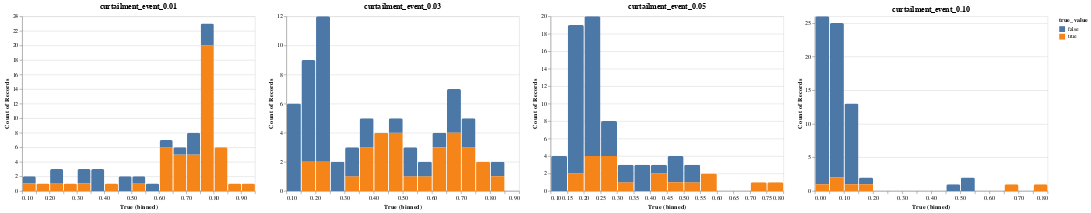

Write notebook code for a chart like this one.
### Code cell
charts = []
for col, p in predictions.items():
    c = alt.Chart(
        p, title=f"{col}",
    ).mark_bar(
        cornerRadiusTopLeft=3,
        cornerRadiusTopRight=3
    ).encode(
        alt.X("True", bin=alt.Bin(step=.05)),
        alt.Y("count(True)"),
        alt.Color("true_value"),
    )
    charts.append(c)
alt.hconcat(*charts)

### Figure 1 — Vega-Lite specification as saved in the notebook (floating-point values rounded to 4 significant figures)
{"config": {"view": {"continuousWidth": 400, "continuousHeight": 300}}, "hconcat": [{"data": {"name": "data-560753ff61b89f9ec6bd4584f1230ec0"}, "mark": {"type": "bar", "cornerRadiusTopLeft": 3, "cornerRadiusTopRight": 3}, "encoding": {"color": {"type": "nominal", "field": "true_value"}, "x": {"type": "quantitative", "bin": {"step": 0.05}, "field": "True"}, "y": {"type": "quantitative", "aggregate": "count", "field": "True"}}, "title": "curtailment_event_0.01"}, {"data": {"name": "data-339a9a166ef6ce2cc9324a6ce536fa62"}, "mark": {"type": "bar", "cornerRadiusTopLeft": 3, "cornerRadiusTopRight": 3}, "encoding": {"color": {"type": "nominal", "field": "true_value"}, "x": {"type": "quantitative", "bin": {"step": 0.05}, "field": "True"}, "y": {"type": "quantitative", "aggregate": "count", "field": "True"}}, "title": "curtailment_event_0.03"}, {"data": {"name": "data-f5992622b4defa8ee8bf04c82643b136"}, "mark": {"type": "bar", "cornerRadiusTopLeft": 3, "cornerRadiusTopRight": 3}, "encoding": {"color": {"type": "nominal", "field": "true_value"}, "x": {"type": "quantitative", "bin": {"step": 0.05}, "field": "True"}, "y": {"type": "quantitative", "aggregate": "count", "field": "True"}}, "title": "curtailment_event_0.05"}, {"data": {"name": "data-e05e65b13d029e1a70acafcdb59d90dc"}, "mark": {"type": "bar", "cornerRadiusTopLeft": 3, "cornerRadiusTopRight": 3}, "encoding": {"color": {"type": "nominal", "field": "true_value"}, "x": {"type": "quantitative", "bin": {"step": 0.05}, "field": "True"}, "y": {"type": "quantitative", "aggregate": "count", "field": "True"}}, "title": "curtailment_event_0.10"}], "$schema": "https://vega.github.io/schema/vega-lite/v4.8.1.json", "datasets": {"data-560753ff61b89f9ec6bd4584f1230ec0": [{"False": 0.1991, "True": 0.8009, "true_value": true}, {"False": 0.8904, "True": 0.1096, "true_value": false}, {"False": 0.353, "True": 0.647, "true_value": true}, {"False": 0.2284, "True": 0.7716, "true_value": false}, {"False": 0.2186, "True": 0.7814, "true_value": true}, {"False": 0.2515, "True": 0.7485, "true_value": true}, {"False": 0.7353, "True": 0.2647, "true_value": true}, {"False": 0.2525, "True": 0.7475, "true_value": false}, {"False": 0.218, "True": 0.782, "true_value": true}, {"False": 0.2464, "True": 0.7536, "true_value": true}, {"False": 0.2676, "True": 0.7324, "true_value": false}, {"False": 0.6034, "True": 0.3966, "true_value": false}, {"False": 0.1886, "True": 0.8114, "true_value": true}, {"False": 0.3774, "True": 0.6226, "true_value": true}, {"False": 0.6998, "True": 0.3002, "true_value": false}, {"False": 0.7764, "True": 0.2236, "true_value": true}, {"False": 0.2317, "True": 0.7683, "true_value": true}, {"False": 0.1559, "True": 0.8441, "true_value": true}, {"False": 0.4072, "True": 0.5928, "true_value": false}, {"False": 0.6596, "True": 0.3404, "true_value": false}, {"False": 0.6156, "True": 0.3844, "true_value": false}, {"False": 0.3506, "True": 0.6494, "true_value": true}, {"False": 0.1674, "True": 0.8326, "true_value": true}, {"False": 0.1882, "True": 0.8118, "true_value": true}, {"False": 0.5136, "True": 0.4864, "true_value": false}, {"False": 0.5249, "True": 0.4751, "true_value": false}, {"False": 0.7903, "True": 0.2097, "true_value": false}, {"False": 0.3612, "True": 0.6388, "true_value": true}, {"False": 0.2122, "True": 0.7878, "true_value": true}, {"False": 0.1793, "True": 0.8207, "true_value": true}, {"False": 0.2217, "True": 0.7783, "true_value": true}, {"False": 0.8855, "True": 0.1145, "true_value": true}, {"False": 0.2122, "True": 0.7878, "true_value": true}, {"False": 0.2556, "True": 0.7444, "true_value": false}, {"False": 0.2404, "True": 0.7596, "true_value": true}, {"False": 0.3765, "True": 0.6235, "true_value": false}, {"False": 0.2051, "True": 0.7949, "true_value": true}, {"False": 0.2289, "True": 0.7711, "true_value": true}, {"False": 0.2459, "True": 0.7541, "true_value": true}, {"False": 0.5782, "True": 0.4218, "true_value": true}, {"False": 0.3429, "True": 0.6571, "true_value": true}, {"False": 0.2386, "True": 0.7614, "true_value": false}, {"False": 0.08526, "True": 0.9147, "true_value": true}, {"False": 0.2632, "True": 0.7368, "true_value": true}, {"False": 0.3867, "True": 0.6133, "true_value": true}, {"False": 0.2345, "True": 0.7655, "true_value": true}, {"False": 0.2412, "True": 0.7588, "true_value": true}, {"False": 0.3141, "True": 0.6859, "true_value": true}, {"False": 0.2178, "True": 0.7822, "true_value": true}, {"False": 0.3161, "True": 0.6839, "true_value": false}, {"False": 0.2666, "True": 0.7334, "true_value": true}, {"False": 0.2841, "True": 0.7159, "true_value": true}, {"False": 0.2196, "True": 0.7804, "true_value": true}, {"False": 0.8242, "True": 0.1758, "true_value": true}, {"False": 0.3472, "True": 0.6528, "true_value": true}, {"False": 0.3065, "True": 0.6935, "true_value": true}, {"False": 0.4896, "True": 0.5104, "true_value": true}, {"False": 0.2082, "True": 0.7918, "true_value": true}, {"False": 0.2447, "True": 0.7553, "true_value": true}, {"False": 0.251, "True": 0.749, "true_value": true}, {"False": 0.3855, "True": 0.6145, "true_value": true}, {"False": 0.2394, "True": 0.7606, "true_value": true}, {"False": 0.1325, "True": 0.8675, "true_value": true}, {"False": 0.2188, "True": 0.7812, "true_value": true}, {"False": 0.2413, "True": 0.7587, "true_value": true}, {"False": 0.4859, "True": 0.5141, "true_value": false}, {"False": 0.778, "True": 0.222, "true_value": false}, {"False": 0.3406, "True": 0.6594, "true_value": true}, {"False": 0.6425, "True": 0.3575, "true_value": false}, {"False": 0.6996, "True": 0.3004, "true_value": true}, {"False": 0.242, "True": 0.758, "true_value": false}], "data-339a9a166ef6ce2cc9324a6ce536fa62": [{"False": 0.2927, "True": 0.7073, "true_value": true}, {"False": 0.5, "True": 0.5, "true_value": true}, {"False": 0.2912, "True": 0.7088, "true_value": false}, {"False": 0.4277, "True": 0.5723, "true_value": true}, {"False": 0.3838, "True": 0.6162, "true_value": false}, {"False": 0.7742, "True": 0.2258, "true_value": false}, {"False": 0.6678, "True": 0.3322, "true_value": true}, {"False": 0.3071, "True": 0.6929, "true_value": false}, {"False": 0.7234, "True": 0.2766, "true_value": false}, {"False": 0.819, "True": 0.181, "true_value": false}, {"False": 0.7748, "True": 0.2252, "true_value": false}, {"False": 0.6463, "True": 0.3537, "true_value": true}, {"False": 0.6791, "True": 0.3209, "true_value": false}, {"False": 0.8305, "True": 0.1695, "true_value": false}, {"False": 0.8725, "True": 0.1275, "true_value": false}, {"False": 0.7744, "True": 0.2256, "true_value": false}, {"False": 0.8482, "True": 0.1518, "true_value": false}, {"False": 0.7714, "True": 0.2286, "true_value": false}, {"False": 0.7687, "True": 0.2313, "true_value": false}, {"False": 0.5161, "True": 0.4839, "true_value": true}, {"False": 0.4905, "True": 0.5095, "true_value": false}, {"False": 0.5635, "True": 0.4365, "true_value": true}, {"False": 0.7649, "True": 0.2351, "true_value": false}, {"False": 0.8459, "True": 0.1541, "true_value": false}, {"False": 0.4349, "True": 0.5651, "true_value": false}, {"False": 0.8128, "True": 0.1872, "true_value": true}, {"False": 0.822, "True": 0.178, "true_value": false}, {"False": 0.7844, "True": 0.2156, "true_value": true}, {"False": 0.1536, "True": 0.8464, "true_value": false}, {"False": 0.5212, "True": 0.4788, "true_value": true}, {"False": 0.8697, "True": 0.1303, "true_value": false}, {"False": 0.545, "True": 0.455, "true_value": true}, {"False": 0.2858, "True": 0.7142, "true_value": true}, {"False": 0.3157, "True": 0.6843, "true_value": true}, {"False": 0.2954, "True": 0.7046, "true_value": true}, {"False": 0.8548, "True": 0.1452, "true_value": false}, {"False": 0.6141, "True": 0.3859, "true_value": false}, {"False": 0.7259, "True": 0.2741, "true_value": false}, {"False": 0.8145, "True": 0.1855, "true_value": false}, {"False": 0.6121, "True": 0.3879, "true_value": true}, {"False": 0.3216, "True": 0.6784, "true_value": false}, {"False": 0.7524, "True": 0.2476, "true_value": true}, {"False": 0.27, "True": 0.73, "true_value": false}, {"False": 0.5, "True": 0.5, "true_value": false}, {"False": 0.6573, "True": 0.3427, "true_value": false}, {"False": 0.5456, "True": 0.4544, "true_value": true}, {"False": 0.7925, "True": 0.2075, "true_value": false}, {"False": 0.5784, "True": 0.4216, "true_value": true}, {"False": 0.5942, "True": 0.4058, "true_value": true}, {"False": 0.2254, "True": 0.7746, "true_value": true}, {"False": 0.7848, "True": 0.2152, "true_value": false}, {"False": 0.3467, "True": 0.6533, "true_value": false}, {"False": 0.1932, "True": 0.8068, "true_value": true}, {"False": 0.3406, "True": 0.6594, "true_value": true}, {"False": 0.5727, "True": 0.4273, "true_value": true}, {"False": 0.3455, "True": 0.6545, "true_value": true}, {"False": 0.2376, "True": 0.7624, "true_value": true}, {"False": 0.8458, "True": 0.1542, "true_value": true}, {"False": 0.7768, "True": 0.2232, "true_value": false}, {"False": 0.5239, "True": 0.4761, "true_value": false}, {"False": 0.8775, "True": 0.1225, "true_value": false}, {"False": 0.834, "True": 0.166, "true_value": false}, {"False": 0.3552, "True": 0.6448, "true_value": true}, {"False": 0.3814, "True": 0.6186, "true_value": true}, {"False": 0.8707, "True": 0.1293, "true_value": false}, {"False": 0.3142, "True": 0.6858, "true_value": true}, {"False": 0.3621, "True": 0.6379, "true_value": true}, {"False": 0.603, "True": 0.397, "true_value": true}, {"False": 0.8896, "True": 0.1104, "true_value": false}, {"False": 0.6457, "True": 0.3543, "true_value": false}, {"False": 0.7924, "True": 0.2076, "true_value": false}], "data-f5992622b4defa8ee8bf04c82643b136": [{"False": 0.7919, "True": 0.2081, "true_value": false}, {"False": 0.6075, "True": 0.3925, "true_value": false}, {"False": 0.4598, "True": 0.5402, "true_value": true}, {"False": 0.7815, "True": 0.2185, "true_value": false}, {"False": 0.5423, "True": 0.4577, "true_value": false}, {"False": 0.8145, "True": 0.1855, "true_value": false}, {"False": 0.6868, "True": 0.3132, "true_value": true}, {"False": 0.7609, "True": 0.2391, "true_value": false}, {"False": 0.8243, "True": 0.1757, "true_value": false}, {"False": 0.5128, "True": 0.4872, "true_value": false}, {"False": 0.8272, "True": 0.1728, "true_value": false}, {"False": 0.4353, "True": 0.5647, "true_value": true}, {"False": 0.8033, "True": 0.1967, "true_value": true}, {"False": 0.8449, "True": 0.1551, "true_value": false}, {"False": 0.5528, "True": 0.4472, "true_value": false}, {"False": 0.7059, "True": 0.2941, "true_value": true}, {"False": 0.7538, "True": 0.2462, "true_value": true}, {"False": 0.8249, "True": 0.1751, "true_value": false}, {"False": 0.5948, "True": 0.4052, "true_value": true}, {"False": 0.8423, "True": 0.1577, "true_value": false}, {"False": 0.7157, "True": 0.2843, "true_value": true}, {"False": 0.5991, "True": 0.4009, "true_value": true}, {"False": 0.7898, "True": 0.2102, "true_value": false}, {"False": 0.7738, "True": 0.2262, "true_value": false}, {"False": 0.6158, "True": 0.3842, "true_value": false}, {"False": 0.7357, "True": 0.2643, "true_value": false}, {"False": 0.7664, "True": 0.2336, "true_value": false}, {"False": 0.8172, "True": 0.1828, "true_value": false}, {"False": 0.7321, "True": 0.2679, "true_value": true}, {"False": 0.2896, "True": 0.7104, "true_value": true}, {"False": 0.7862, "True": 0.2138, "true_value": false}, {"False": 0.7973, "True": 0.2027, "true_value": false}, {"False": 0.815, "True": 0.185, "true_value": false}, {"False": 0.8044, "True": 0.1956, "true_value": false}, {"False": 0.7708, "True": 0.2292, "true_value": true}, {"False": 0.7838, "True": 0.2162, "true_value": false}, {"False": 0.657, "True": 0.343, "true_value": false}, {"False": 0.247, "True": 0.753, "true_value": true}, {"False": 0.8571, "True": 0.1429, "true_value": false}, {"False": 0.8158, "True": 0.1842, "true_value": false}, {"False": 0.7595, "True": 0.2405, "true_value": false}, {"False": 0.62, "True": 0.38, "true_value": false}, {"False": 0.4854, "True": 0.5146, "true_value": false}, {"False": 0.5306, "True": 0.4694, "true_value": false}, {"False": 0.8132, "True": 0.1868, "true_value": false}, {"False": 0.8512, "True": 0.1488, "true_value": false}, {"False": 0.8146, "True": 0.1854, "true_value": false}, {"False": 0.7064, "True": 0.2936, "true_value": false}, {"False": 0.8563, "True": 0.1437, "true_value": false}, {"False": 0.8029, "True": 0.1971, "true_value": false}, {"False": 0.7921, "True": 0.2079, "true_value": false}, {"False": 0.8105, "True": 0.1895, "true_value": false}, {"False": 0.7876, "True": 0.2124, "true_value": false}, {"False": 0.7725, "True": 0.2275, "true_value": true}, {"False": 0.7371, "True": 0.2629, "true_value": true}, {"False": 0.6695, "True": 0.3305, "true_value": false}, {"False": 0.8241, "True": 0.1759, "true_value": true}, {"False": 0.5303, "True": 0.4697, "true_value": true}, {"False": 0.8657, "True": 0.1343, "true_value": false}, {"False": 0.7936, "True": 0.2064, "true_value": true}, {"False": 0.4393, "True": 0.5607, "true_value": true}, {"False": 0.7225, "True": 0.2775, "true_value": false}, {"False": 0.822, "True": 0.178, "true_value": false}, {"False": 0.4912, "True": 0.5088, "true_value": false}, {"False": 0.7818, "True": 0.2182, "true_value": false}, {"False": 0.7712, "True": 0.2288, "true_value": false}, {"False": 0.8331, "True": 0.1669, "true_value": false}, {"False": 0.8101, "True": 0.1899, "true_value": false}, {"False": 0.7666, "True": 0.2334, "true_value": false}, {"False": 0.7828, "True": 0.2172, "true_value": false}, {"False": 0.7383, "True": 0.2617, "true_value": false}], "data-e05e65b13d029e1a70acafcdb59d90dc": [{"False": 0.9277, "True": 0.07226, "true_value": false}, {"False": 0.9681, "True": 0.03188, "true_value": false}, {"False": 0.9568, "True": 0.04321, "true_value": false}, {"False": 0.5365, "True": 0.4635, "true_value": false}, {"False": 0.8964, "True": 0.1036, "true_value": false}, {"False": 0.8946, "True": 0.1054, "true_value": false}, {"False": 0.9602, "True": 0.03981, "true_value": false}, {"False": 0.9837, "True": 0.01629, "true_value": false}, {"False": 0.9663, "True": 0.03368, "true_value": false}, {"False": 0.9041, "True": 0.09587, "true_value": false}, {"False": 0.927, "True": 0.07305, "true_value": false}, {"False": 0.9743, "True": 0.02567, "true_value": false}, {"False": 0.2325, "True": 0.7675, "true_value": true}, {"False": 0.985, "True": 0.01502, "true_value": false}, {"False": 0.813, "True": 0.187, "true_value": false}, {"False": 0.924, "True": 0.07599, "true_value": false}, {"False": 0.9377, "True": 0.06229, "true_value": false}, {"False": 0.9385, "True": 0.06149, "true_value": false}, {"False": 0.9844, "True": 0.01562, "true_value": false}, {"False": 0.9771, "True": 0.02293, "true_value": false}, {"False": 0.9516, "True": 0.04842, "true_value": false}, {"False": 0.8997, "True": 0.1003, "true_value": true}, {"False": 0.9262, "True": 0.07379, "true_value": false}, {"False": 0.8972, "True": 0.1028, "true_value": false}, {"False": 0.8983, "True": 0.1017, "true_value": false}, {"False": 0.9378, "True": 0.06223, "true_value": false}, {"False": 0.9832, "True": 0.01678, "true_value": false}, {"False": 0.897, "True": 0.103, "true_value": false}, {"False": 0.9153, "True": 0.08468, "true_value": false}, {"False": 0.9512, "True": 0.0488, "true_value": false}, {"False": 0.9018, "True": 0.09816, "true_value": true}, {"False": 0.9256, "True": 0.07437, "true_value": false}, {"False": 0.9872, "True": 0.01275, "true_value": false}, {"False": 0.4768, "True": 0.5232, "true_value": false}, {"False": 0.9844, "True": 0.01559, "true_value": false}, {"False": 0.9848, "True": 0.01524, "true_value": false}, {"False": 0.5, "True": 0.5, "true_value": false}, {"False": 0.9372, "True": 0.06281, "true_value": false}, {"False": 0.9209, "True": 0.07914, "true_value": false}, {"False": 0.9768, "True": 0.02322, "true_value": false}, {"False": 0.8662, "True": 0.1338, "true_value": false}, {"False": 0.9617, "True": 0.03831, "true_value": false}, {"False": 0.9089, "True": 0.09113, "true_value": false}, {"False": 0.8936, "True": 0.1064, "true_value": false}, {"False": 0.8856, "True": 0.1144, "true_value": false}, {"False": 0.9333, "True": 0.06674, "true_value": false}, {"False": 0.9108, "True": 0.08919, "true_value": true}, {"False": 0.9664, "True": 0.03359, "true_value": false}, {"False": 0.9462, "True": 0.05383, "true_value": false}, {"False": 0.9957, "True": 0.004291, "true_value": false}, {"False": 0.8966, "True": 0.1034, "true_value": false}, {"False": 0.9851, "True": 0.01488, "true_value": true}, {"False": 0.9081, "True": 0.09194, "true_value": false}, {"False": 0.9603, "True": 0.03971, "true_value": false}, {"False": 0.9349, "True": 0.06509, "true_value": false}, {"False": 0.9025, "True": 0.09747, "true_value": false}, {"False": 0.9333, "True": 0.06667, "true_value": false}, {"False": 0.8828, "True": 0.1172, "true_value": false}, {"False": 0.8147, "True": 0.1853, "true_value": true}, {"False": 0.9016, "True": 0.09844, "true_value": false}, {"False": 0.9786, "True": 0.02139, "true_value": false}, {"False": 0.9433, "True": 0.05666, "true_value": false}, {"False": 0.305, "True": 0.695, "true_value": true}, {"False": 0.9366, "True": 0.06345, "true_value": false}, {"False": 0.9825, "True": 0.01748, "true_value": false}, {"False": 0.8824, "True": 0.1176, "true_value": false}, {"False": 0.8983, "True": 0.1017, "true_value": false}, {"False": 0.9123, "True": 0.08775, "true_value": false}, {"False": 0.9872, "True": 0.01278, "true_value": false}, {"False": 0.9837, "True": 0.01625, "true_value": false}, {"False": 0.9572, "True": 0.04278, "true_value": false}]}}
